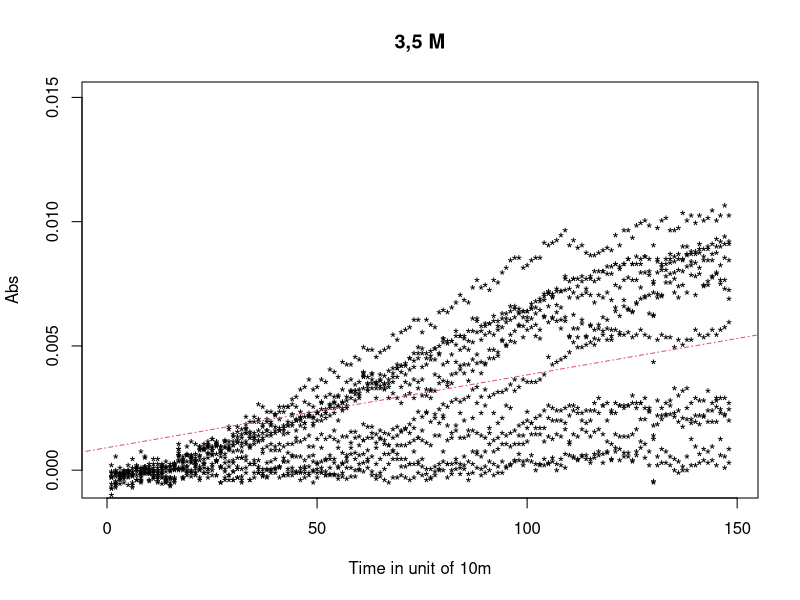

Here is the R script that generated this plot:
setwd('/Users/ZoubouzoumBouzey/Documents/Bacteruino/bio/2nd/bigassplot2/')

table = read.table("alllm235.csv", header = TRUE)

summary(table)

table[,c('pas','X35')]

#par(mfrow=c(2,1))   #HAVE TO BE ACTIVETED in order to plot every graph differently. 

plot(table[,'pas'], table[,'X35'],main = "3,5 M", pch='*', col=1, xlim = c(0, 149), ylab = 'Abs', xlab = 'Time in unit of 10m' ,ylim = c(-0.0005 , 0.015))
blancall = lm(X35~pas, table)
summary(lm(X35~pas, table))
abline(blancall, lty=4,col = 2)
